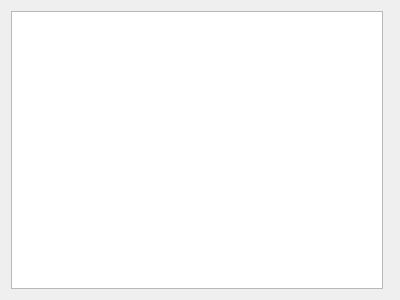
<?xml version="1.0" encoding="UTF-8"?>
<ui version="4.0">
	<class>QDicomView</class>
	<widget class="QWidget" name="QDicomView">
		<property name="geometry">
			<rect>
				<x>0</x>
				<y>0</y>
				<width>400</width>
				<height>300</height>
			</rect>
		</property>
		<layout class="QGridLayout" name="gridLayout">
			<item row="0" column="0">
				<widget class="QGraphicsView" name="graphicsView"/>
			</item>
			<item row="0" column="1">
				<widget class="Sokar::QDicomDataSet" name="datasetView"/>
			</item>
		</layout>
	</widget>
	
	<customwidgets>
		<customwidget>
			<class>Sokar::QDicomDataSet</class>
			<extends>QWidget</extends>
			<header>qwidgets/qdicomdataset.h</header>
		</customwidget>
	</customwidgets>
	
	<resources/>
	<connections/>
</ui>
